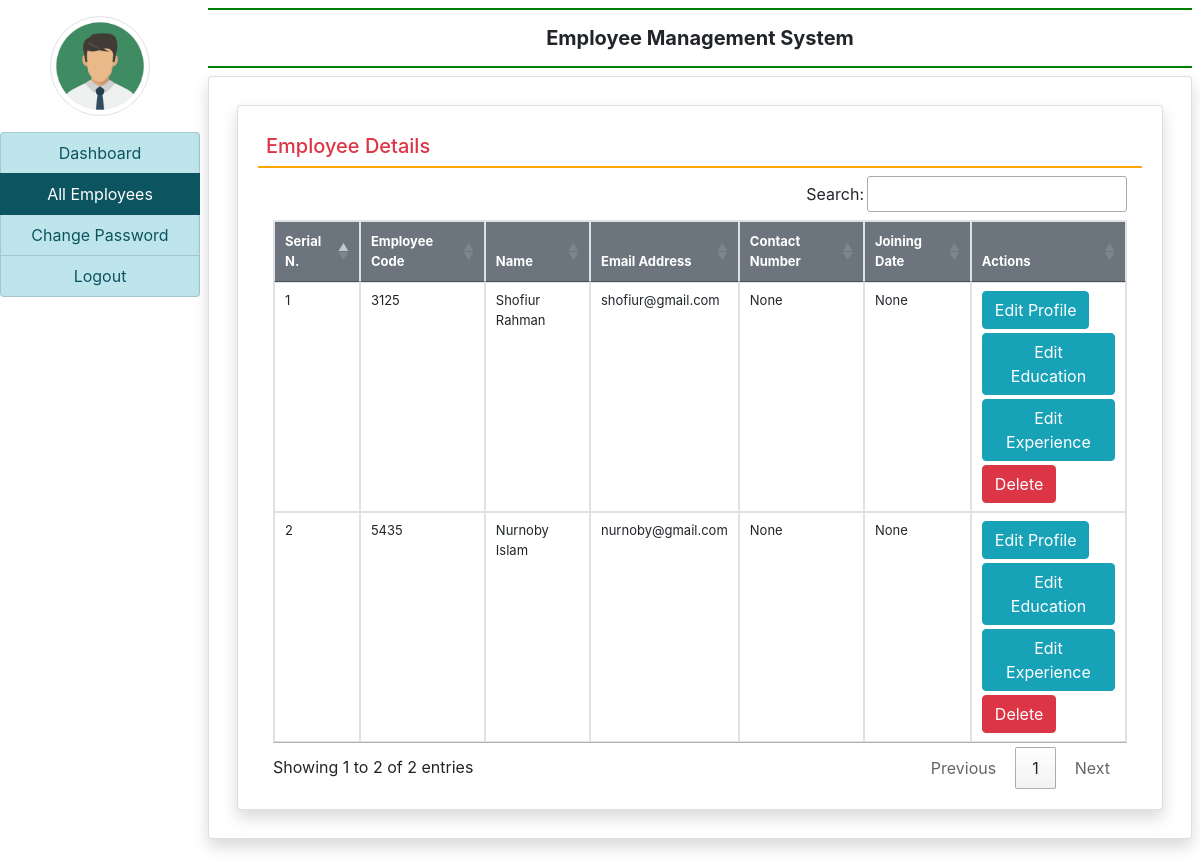
/all_employee/ (signed in), run on an earlier commit of the app's database.
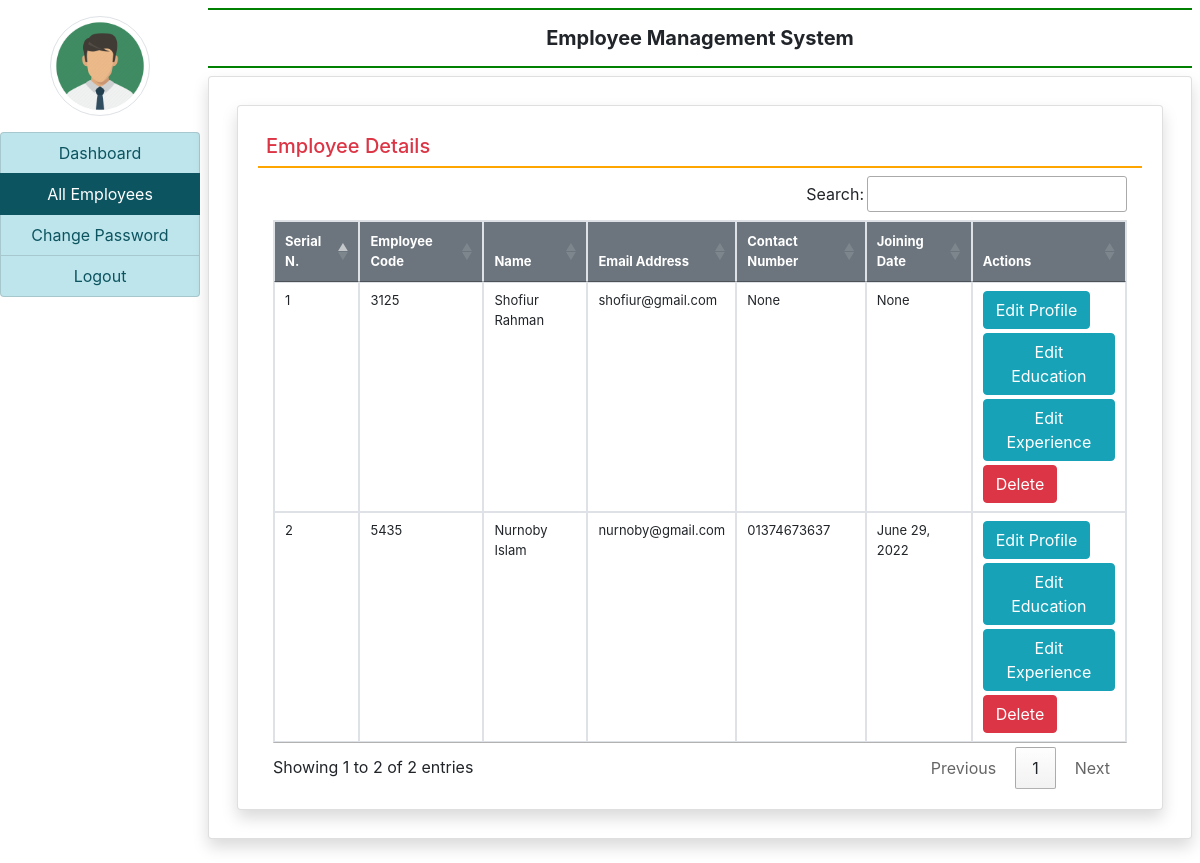
And on a later commit of the database.
### Employee/models.py (models this page shows, shortened)
class EmployeeDetail(models.Model):
    user = models.ForeignKey(User, on_delete=models.CASCADE)
    empcode = models.CharField(max_length=50)
    empdept = models.CharField(max_length=100, null=True)
    designation = models.CharField(max_length=100, null=True)
    contact = models.CharField(max_length=15, null=True)
    gender = models.CharField(max_length=50, null=True)
    joiningdate = models.DateField(null=True)

### Employee/views.py (the view)
# urls.py: path('all_employee/', views.all_employee, name='all_employee'),
def all_employee(request):
    if not request.user.is_authenticated:
        return redirect('admin_login')
    employee = EmployeeDetail.objects.all()
    return render(request, 'all_employee.html', locals())

### Employee/templates/all_employee.html (shortened to what this page needs)
{% extends 'admin_base.html' %}
{% block main %}
<div class="card shadow m-2">
    <div class="card-body">
        <h5 class="p-2 text-danger" style="border-bottom: 2px solid orange;">Employee Details</h5>
        <div class="container-fluid">
            <table class="table table-bordered table-hover" id="example">
                <thead class="bg-secondary text-white">
                    <tr>
                        <th>Serial N.</th>
                        <th>Employee Code</th>
                        <th>Name</th>
                        <th>Email Address</th>
                        <th>Contact Number</th>
                        <th>Joining Date</th>
                        <th>Actions</th>
                    </tr>
                </thead>
                <tbody>
                    {% for i in employee %}
                        <tr>
                            <td>{{ forloop.counter }}</td>
                            <td>{{ i.empcode }}</td>
                            <td>{{ i.user.first_name }} {{ i.user.last_name }}</td>
                            <td>{{ i.user.username }}</td>
                            <td>{{ i.contact }}</td>
                            <td>{{ i.joiningdate }}</td>
                            <td>
                                <a href="{% url 'edit_profile' i.id %}" class="btn btn-info mb-1">Edit Profile</a> <br>
                                <a href="{% url 'edit_education' i.user.id %}" class="btn btn-info mb-1">Edit Education</a> <br>
                                <a href="{% url 'edit_experience' i.user.id %}" class="btn btn-info mb-1">Edit Experience</a> <br>
                                <a href="{% url 'delete_employee' i.user.id %}" class="btn btn-danger" onclick="return confirm('Are you sure?')">Delete</a>
                            </td>
                        </tr>
                    {% endfor %}
                </tbody>
            </table>
        </div>
    </div>
</div>
{% endblock main %}

What changed in the data, as far as the page shows it:
changed EmployeeDetail "Nurnoby": contact "None" → "01374673637"; joiningdate "None" → "June 29, 2022"
